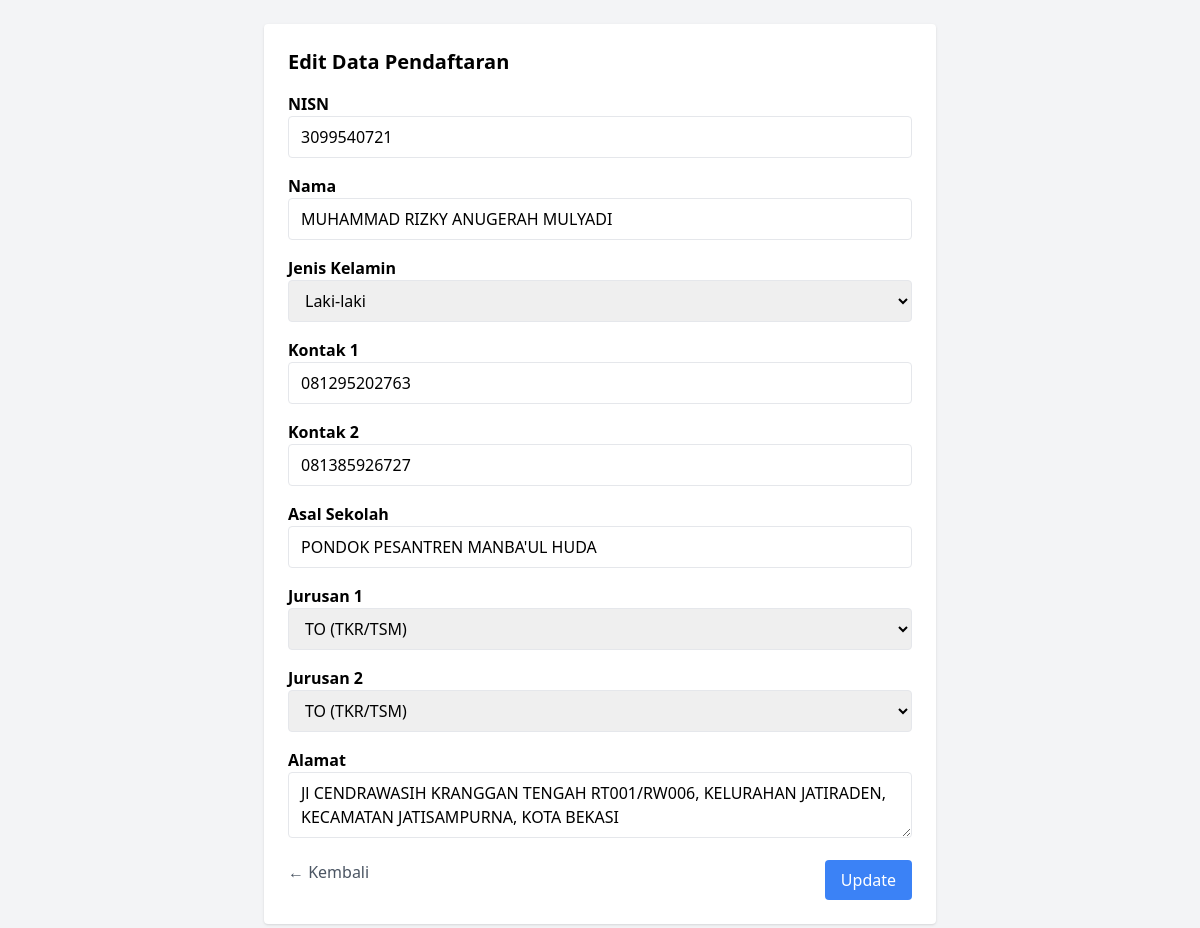
The app's page /admin/edit.php?id=457 (signed in) with its own data.
### tables this page shows
CREATE TABLE pendaftaran (
    id INTEGER PRIMARY KEY AUTOINCREMENT,
    nisn TEXT NOT NULL,
    nama TEXT NOT NULL,
    jk TEXT NOT NULL,
    kontak1 TEXT NOT NULL,
    kontak2 TEXT NOT NULL,
    asal_sekolah TEXT NOT NULL,
    jurusan1 TEXT NOT NULL,
    jurusan2 TEXT NOT NULL,
    alamat TEXT NOT NULL,
    Timestamp DATETIME DEFAULT CURRENT_TIMESTAMP
);

### admin/edit.php (the view, shortened to what this page needs)
<?php
require "db.php";
$id = $_GET['id'];
$data = $db->query("SELECT * FROM pendaftaran WHERE id = $id")->fetch();
?>
<!DOCTYPE html>
<html>
<head>
    <script src="https://cdn.tailwindcss.com"></script>
</head>
<body class="bg-gray-100 p-6">
    <div class="max-w-2xl mx-auto bg-white p-6 rounded shadow">
        <h2 class="text-xl font-bold mb-4">Edit Data Pendaftaran</h2>
        <form method="post" class="space-y-4">
            <?php
            foreach ([
                'nisn' => 'NISN',
                'nama' => 'Nama',
                'jk' => 'Jenis Kelamin',
                'kontak1' => 'Kontak 1',
                'kontak2' => 'Kontak 2',
                'asal_sekolah' => 'Asal Sekolah',
                'jurusan1' => 'Jurusan 1',
                'jurusan2' => 'Jurusan 2',
                'alamat' => 'Alamat',
            ] as $name => $label):
            ?>
                <div>
                    <label class="block font-semibold"><?= $label ?></label>
                    <?php if ($name === 'jk'): ?>
                        <select name="jk" class="w-full border rounded px-3 py-2">
                            <option value="L" <?= $data['jk'] === 'L' ? 'selected' : '' ?>>Laki-laki</option>
                        </select>
                    <?php elseif ($name === 'alamat'): ?>
                        <textarea name="alamat" class="w-full border rounded px-3 py-2"><?= htmlspecialchars($data['alamat']) ?></textarea>
                    <?php elseif ($name === 'jurusan1'): ?>
                        <select name="jurusan1" class="w-full border rounded px-3 py-2" required>
                            <option value="TO" <?= $data['jurusan1'] === 'TO' ? 'selected' : '' ?>>TO (TKR/TSM)</option>
                        </select>
                    <?php elseif ($name === 'jurusan2'): ?>
                        <select name="jurusan2" class="w-full border rounded px-3 py-2" required>
                            <option value="TO" <?= $data['jurusan2'] === 'TO' ? 'selected' : '' ?>>TO (TKR/TSM)</option>
                        </select>
                    <?php elseif ($name === 'asal_sekolah'): ?>
                        <input name="asal_sekolah" class="w-full border rounded px-3 py-2" list="asal-sekolah-list" value="<?= htmlspecialchars($data['asal_sekolah']) ?>" required>
                        <?php else: ?>
                        <input type="text" name="<?= $name ?>" value="<?= htmlspecialchars($data[$name]) ?>" class="w-full border rounded px-3 py-2" required>
                    <?php endif; ?>
                </div>
            <?php endforeach; ?>
            <div class="flex justify-between mt-4">
                <a href="index.php" class="text-gray-600 hover:underline">← Kembali</a>
                <button type="submit" class="bg-blue-500 text-white px-4 py-2 rounded hover:bg-blue-600">Update</button>
            </div>
        </form>
    </div>
</body>
</html>

### records on screen
pendaftaran: nisn "3099540721", nama "MUHAMMAD RIZKY ANUGERAH MULYADI", jk "Laki-laki", kontak1 "081295202763", kontak2 "081385926727", asal_sekolah "PONDOK PESANTREN MANBA'UL HUDA", jurusan1 "TO (TKR/TSM)", jurusan2 "TO (TKR/TSM)", alamat "Jl CENDRAWASIH KRANGGAN TENGAH RT001/RW006, KELURAHAN JATIRADEN, KECAMATAN JATISAMPURNA, KOTA BEKASI"

### other values on screen
$label "NISN"
$label "Nama"
$label "Jenis Kelamin"
$label "Kontak 1"
$label "Kontak 2"
$label "Asal Sekolah"
$label "Jurusan 1"
$label "Jurusan 2"
$label "Alamat"
